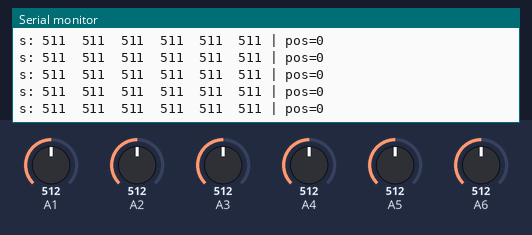
This sketch was run on a simulated Arduino Nano, built with avr-gcc and run on an emulated ATmega328P. Shown: the last lines printed to the serial monitor. The test bench sets the inputs (shaded band); at power-on: A1 = 512, A6 = 512, A4 = 512, A2 = 512, A3 = 512, A5 = 512.

Above: at 1.2 s.
1.3 s: A1 set to 612
At 1.34 s:
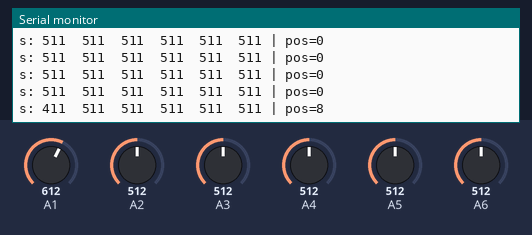
4.3 s: A1 set to 646
At 4.3 s:
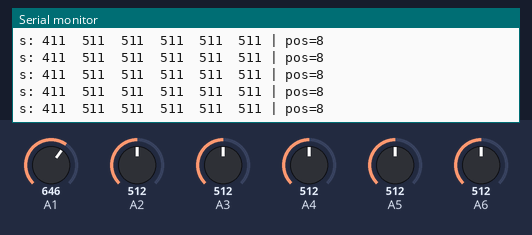
5.8 s: A6 set to 538
At 5.84 s:
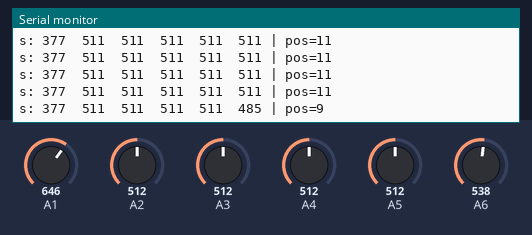
10.3 s: A4 set to 907
At 10.34 s:
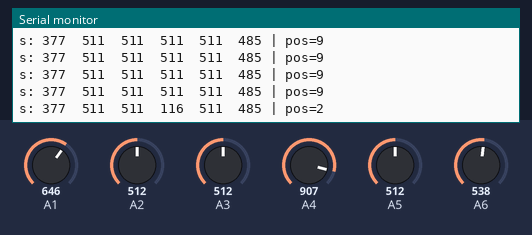
11.8 s: A4 set to 940
At 11.87 s:
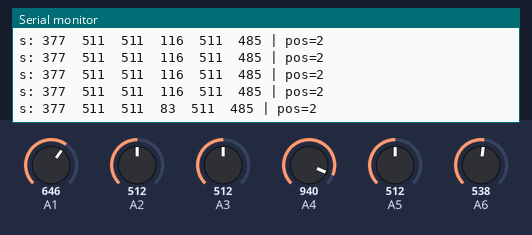
Timing chart, 0 to 14.3 s (numbered marks = the images above; inputs shaded):
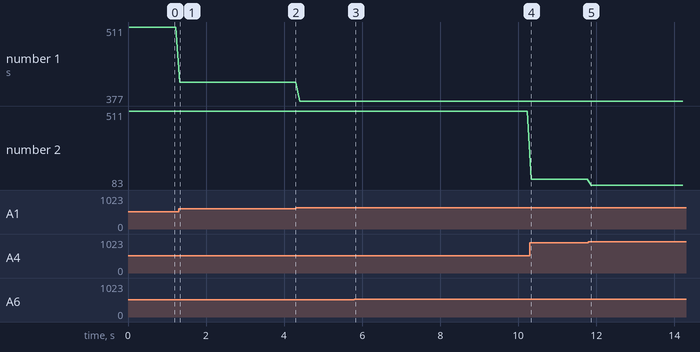

The sketch:

Sensores_Test.ino
```cpp
void setup(){ Serial.begin(9600); initSensores(); Serial.println("==== Test Sensores QTR ===="); }
void loop(){ int pos=getPos(); printLecturas(pos); delay(100); }
```

QTR_Read.ino
```cpp
#define pinIR 11
int s[6]={0,0,0,0,0,0};
int pos=0, lastPos=0;

void initSensores(){ pinMode(pinIR, OUTPUT); }

void leerSensores(){
  digitalWrite(pinIR, HIGH);
  s[0]=analogRead(A1); s[1]=analogRead(A2); s[2]=analogRead(A3);
  s[3]=analogRead(A4); s[4]=analogRead(A5); s[5]=analogRead(A6);
  digitalWrite(pinIR, LOW);
  for(int i=0;i<6;i++){ s[i]=map(s[i],0,1023,1023,0); } // invertir (línea negra)
}

int getPos(){
  leerSensores();
  float sp=-2.5*s[0]-1.5*s[1]-0.5*s[2]+0.5*s[3]+1.5*s[4]+2.5*s[5];
  float su=(float)(s[0]+s[1]+s[2]+s[3]+s[4]+s[5]);
  bool onLine = (su>1000);
  if(onLine){ pos=(int)(100.0*sp/su); }
  else{ pos=(lastPos<0)?-255:255; }
  lastPos=pos; return pos;
}

void printLecturas(int posicion){
  Serial.print("s: ");
  for(int i=0;i<6;i++){ Serial.print(s[i]); if(i<5) Serial.print('\t'); }
  Serial.print(" | pos="); Serial.println(posicion);
}
```

Measured:
- after the input at 1.3 s, the serial monitor: prints a new line at once (image 1)
- after the input at 5.8 s, the serial monitor: prints a new line at once (image 3)
- after the input at 10.3 s, the serial monitor: prints a new line at once (image 4)
- after the input at 11.8 s, the serial monitor: prints a new line after 0.07 s (image 5)
- plotted number 1: 511 → 411 after the input at 1.3 s, 411 → 377 after the input at 4.3 s
- plotted number 2: 511 → 116 after the input at 10.3 s, 116 → 83 after the input at 11.8 s
